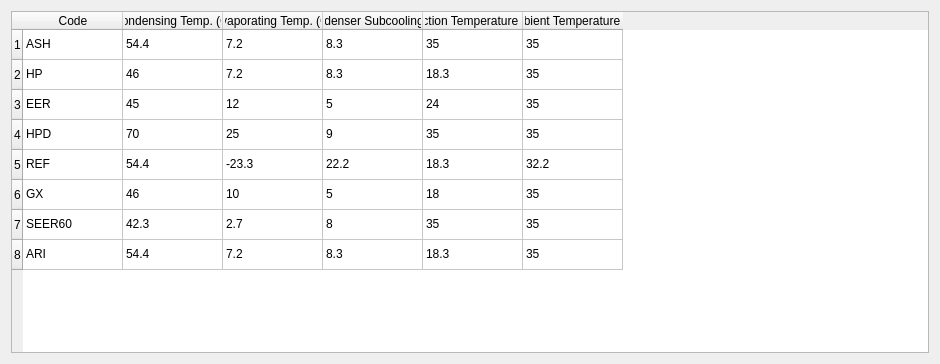
<?xml version="1.0" encoding="UTF-8"?>
<ui version="4.0">
 <class>Form</class>
 <widget class="QWidget" name="Form">
  <property name="geometry">
   <rect>
    <x>0</x>
    <y>0</y>
    <width>940</width>
    <height>364</height>
   </rect>
  </property>
  <property name="windowTitle">
   <string>Available Testing Conditions</string>
  </property>
  <layout class="QVBoxLayout" name="verticalLayout">
   <item>
    <widget class="QTableWidget" name="Table">
     <property name="sizeAdjustPolicy">
      <enum>QAbstractScrollArea::AdjustToContentsOnFirstShow</enum>
     </property>
     <property name="editTriggers">
      <set>QAbstractItemView::NoEditTriggers</set>
     </property>
     <row>
      <property name="text">
       <string>1</string>
      </property>
     </row>
     <row>
      <property name="text">
       <string>2</string>
      </property>
     </row>
     <row>
      <property name="text">
       <string>3</string>
      </property>
     </row>
     <row>
      <property name="text">
       <string>4</string>
      </property>
     </row>
     <row>
      <property name="text">
       <string>5</string>
      </property>
     </row>
     <row>
      <property name="text">
       <string>6</string>
      </property>
     </row>
     <row>
      <property name="text">
       <string>7</string>
      </property>
     </row>
     <row>
      <property name="text">
       <string>8</string>
      </property>
     </row>
     <column>
      <property name="text">
       <string>Code</string>
      </property>
     </column>
     <column>
      <property name="text">
       <string>Condensing Temp. (C)</string>
      </property>
     </column>
     <column>
      <property name="text">
       <string>Evaporating Temp. (C)</string>
      </property>
     </column>
     <column>
      <property name="text">
       <string>Condenser Subcooling (C)</string>
      </property>
     </column>
     <column>
      <property name="text">
       <string>Suction Temperature (C)</string>
      </property>
     </column>
     <column>
      <property name="text">
       <string>Ambient Temperature (C)</string>
      </property>
     </column>
     <item row="0" column="0">
      <property name="text">
       <string>ASH</string>
      </property>
     </item>
     <item row="0" column="1">
      <property name="text">
       <string>54.4</string>
      </property>
     </item>
     <item row="0" column="2">
      <property name="text">
       <string>7.2</string>
      </property>
     </item>
     <item row="0" column="3">
      <property name="text">
       <string>8.3</string>
      </property>
     </item>
     <item row="0" column="4">
      <property name="text">
       <string>35</string>
      </property>
     </item>
     <item row="0" column="5">
      <property name="text">
       <string>35</string>
      </property>
     </item>
     <item row="1" column="0">
      <property name="text">
       <string>HP</string>
      </property>
     </item>
     <item row="1" column="1">
      <property name="text">
       <string>46</string>
      </property>
     </item>
     <item row="1" column="2">
      <property name="text">
       <string>7.2</string>
      </property>
     </item>
     <item row="1" column="3">
      <property name="text">
       <string>8.3</string>
      </property>
     </item>
     <item row="1" column="4">
      <property name="text">
       <string>18.3</string>
      </property>
     </item>
     <item row="1" column="5">
      <property name="text">
       <string>35</string>
      </property>
     </item>
     <item row="2" column="0">
      <property name="text">
       <string>EER</string>
      </property>
     </item>
     <item row="2" column="1">
      <property name="text">
       <string>45</string>
      </property>
     </item>
     <item row="2" column="2">
      <property name="text">
       <string>12</string>
      </property>
     </item>
     <item row="2" column="3">
      <property name="text">
       <string>5</string>
      </property>
     </item>
     <item row="2" column="4">
      <property name="text">
       <string>24</string>
      </property>
     </item>
     <item row="2" column="5">
      <property name="text">
       <string>35</string>
      </property>
     </item>
     <item row="3" column="0">
      <property name="text">
       <string>HPD</string>
      </property>
     </item>
     <item row="3" column="1">
      <property name="text">
       <string>70</string>
      </property>
     </item>
     <item row="3" column="2">
      <property name="text">
       <string>25</string>
      </property>
     </item>
     <item row="3" column="3">
      <property name="text">
       <string>9</string>
      </property>
     </item>
     <item row="3" column="4">
      <property name="text">
       <string>35</string>
      </property>
     </item>
     <item row="3" column="5">
      <property name="text">
       <string>35</string>
      </property>
     </item>
     <item row="4" column="0">
      <property name="text">
       <string>REF</string>
      </property>
     </item>
     <item row="4" column="1">
      <property name="text">
       <string>54.4</string>
      </property>
     </item>
     <item row="4" column="2">
      <property name="text">
       <string>-23.3</string>
      </property>
     </item>
     <item row="4" column="3">
      <property name="text">
       <string>22.2</string>
      </property>
     </item>
     <item row="4" column="4">
      <property name="text">
       <string>18.3</string>
      </property>
     </item>
     <item row="4" column="5">
      <property name="text">
       <string>32.2</string>
      </property>
     </item>
     <item row="5" column="0">
      <property name="text">
       <string>GX</string>
      </property>
     </item>
     <item row="5" column="1">
      <property name="text">
       <string>46</string>
      </property>
     </item>
     <item row="5" column="2">
      <property name="text">
       <string>10</string>
      </property>
     </item>
     <item row="5" column="3">
      <property name="text">
       <string>5</string>
      </property>
     </item>
     <item row="5" column="4">
      <property name="text">
       <string>18</string>
      </property>
     </item>
     <item row="5" column="5">
      <property name="text">
       <string>35</string>
      </property>
     </item>
     <item row="6" column="0">
      <property name="text">
       <string>SEER60</string>
      </property>
     </item>
     <item row="6" column="1">
      <property name="text">
       <string>42.3</string>
      </property>
     </item>
     <item row="6" column="2">
      <property name="text">
       <string>2.7</string>
      </property>
     </item>
     <item row="6" column="3">
      <property name="text">
       <string>8</string>
      </property>
     </item>
     <item row="6" column="4">
      <property name="text">
       <string>35</string>
      </property>
     </item>
     <item row="6" column="5">
      <property name="text">
       <string>35</string>
      </property>
     </item>
     <item row="7" column="0">
      <property name="text">
       <string>ARI</string>
      </property>
     </item>
     <item row="7" column="1">
      <property name="text">
       <string>54.4</string>
      </property>
     </item>
     <item row="7" column="2">
      <property name="text">
       <string>7.2</string>
      </property>
     </item>
     <item row="7" column="3">
      <property name="text">
       <string>8.3</string>
      </property>
     </item>
     <item row="7" column="4">
      <property name="text">
       <string>18.3</string>
      </property>
     </item>
     <item row="7" column="5">
      <property name="text">
       <string>35</string>
      </property>
     </item>
    </widget>
   </item>
  </layout>
 </widget>
 <resources/>
 <connections/>
</ui>
